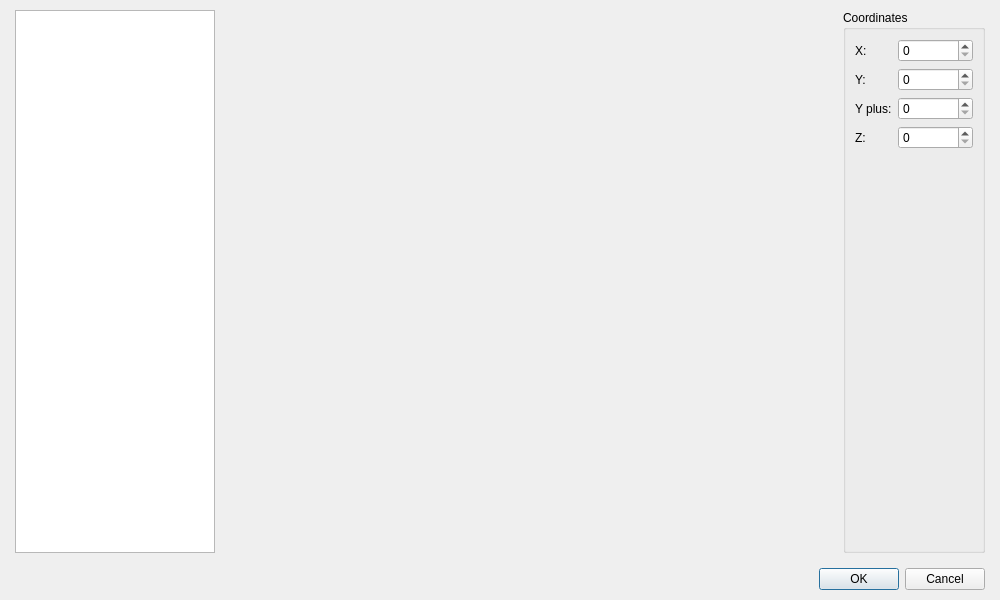
<?xml version="1.0" encoding="UTF-8"?>
<ui version="4.0">
 <class>DialogCommandTeleportObjectSelect</class>
 <widget class="QDialog" name="DialogCommandTeleportObjectSelect">
  <property name="geometry">
   <rect>
    <x>0</x>
    <y>0</y>
    <width>1000</width>
    <height>600</height>
   </rect>
  </property>
  <property name="windowTitle">
   <string>Select a map and a position...</string>
  </property>
  <layout class="QGridLayout" name="gridLayout_2">
   <property name="leftMargin">
    <number>15</number>
   </property>
   <property name="topMargin">
    <number>10</number>
   </property>
   <property name="rightMargin">
    <number>15</number>
   </property>
   <property name="bottomMargin">
    <number>10</number>
   </property>
   <item row="0" column="0">
    <layout class="QVBoxLayout" name="verticalLayout">
     <property name="spacing">
      <number>15</number>
     </property>
     <item>
      <layout class="QHBoxLayout" name="horizontalLayout" stretch="0,1,0">
       <item>
        <widget class="WidgetTreeLocalMaps" name="treeViewLocalMaps">
         <property name="minimumSize">
          <size>
           <width>200</width>
           <height>0</height>
          </size>
         </property>
         <property name="maximumSize">
          <size>
           <width>200</width>
           <height>16777215</height>
          </size>
         </property>
         <attribute name="headerVisible">
          <bool>false</bool>
         </attribute>
        </widget>
       </item>
       <item>
        <widget class="WidgetMapEditor" name="widgetMap" native="true"/>
       </item>
       <item>
        <widget class="QGroupBox" name="groupBox">
         <property name="title">
          <string>Coordinates</string>
         </property>
         <layout class="QGridLayout" name="gridLayout_3">
          <item row="0" column="0">
           <layout class="QVBoxLayout" name="verticalLayout_2">
            <item>
             <layout class="QGridLayout" name="gridLayout" columnstretch="0,1">
              <item row="0" column="0">
               <widget class="QLabel" name="label">
                <property name="text">
                 <string>X:</string>
                </property>
               </widget>
              </item>
              <item row="0" column="1">
               <widget class="QSpinBox" name="spinBoxX">
                <property name="minimumSize">
                 <size>
                  <width>75</width>
                  <height>0</height>
                 </size>
                </property>
               </widget>
              </item>
              <item row="1" column="0">
               <widget class="QLabel" name="label_2">
                <property name="text">
                 <string>Y:</string>
                </property>
               </widget>
              </item>
              <item row="1" column="1">
               <widget class="QSpinBox" name="spinBoxY"/>
              </item>
              <item row="2" column="0">
               <widget class="QLabel" name="label_3">
                <property name="text">
                 <string>Y plus:</string>
                </property>
               </widget>
              </item>
              <item row="2" column="1">
               <widget class="QSpinBox" name="spinBoxYplus"/>
              </item>
              <item row="3" column="0">
               <widget class="QLabel" name="label_4">
                <property name="text">
                 <string>Z:</string>
                </property>
               </widget>
              </item>
              <item row="3" column="1">
               <widget class="QSpinBox" name="spinBoxZ"/>
              </item>
             </layout>
            </item>
            <item>
             <spacer name="verticalSpacer">
              <property name="orientation">
               <enum>Qt::Vertical</enum>
              </property>
              <property name="sizeHint" stdset="0">
               <size>
                <width>78</width>
                <height>268</height>
               </size>
              </property>
             </spacer>
            </item>
           </layout>
          </item>
         </layout>
        </widget>
       </item>
      </layout>
     </item>
     <item>
      <widget class="QDialogButtonBox" name="buttonBox">
       <property name="orientation">
        <enum>Qt::Horizontal</enum>
       </property>
       <property name="standardButtons">
        <set>QDialogButtonBox::Cancel|QDialogButtonBox::Ok</set>
       </property>
      </widget>
     </item>
    </layout>
   </item>
  </layout>
 </widget>
 <customwidgets>
  <customwidget>
   <class>WidgetMapEditor</class>
   <extends>QWidget</extends>
   <header>widgetmapeditor.h</header>
   <container>1</container>
  </customwidget>
  <customwidget>
   <class>WidgetTreeLocalMaps</class>
   <extends>QTreeView</extends>
   <header>widgettreelocalmaps.h</header>
  </customwidget>
 </customwidgets>
 <resources/>
 <connections>
  <connection>
   <sender>buttonBox</sender>
   <signal>accepted()</signal>
   <receiver>DialogCommandTeleportObjectSelect</receiver>
   <slot>accept()</slot>
   <hints>
    <hint type="sourcelabel">
     <x>248</x>
     <y>254</y>
    </hint>
    <hint type="destinationlabel">
     <x>157</x>
     <y>274</y>
    </hint>
   </hints>
  </connection>
  <connection>
   <sender>buttonBox</sender>
   <signal>rejected()</signal>
   <receiver>DialogCommandTeleportObjectSelect</receiver>
   <slot>reject()</slot>
   <hints>
    <hint type="sourcelabel">
     <x>316</x>
     <y>260</y>
    </hint>
    <hint type="destinationlabel">
     <x>286</x>
     <y>274</y>
    </hint>
   </hints>
  </connection>
 </connections>
</ui>
